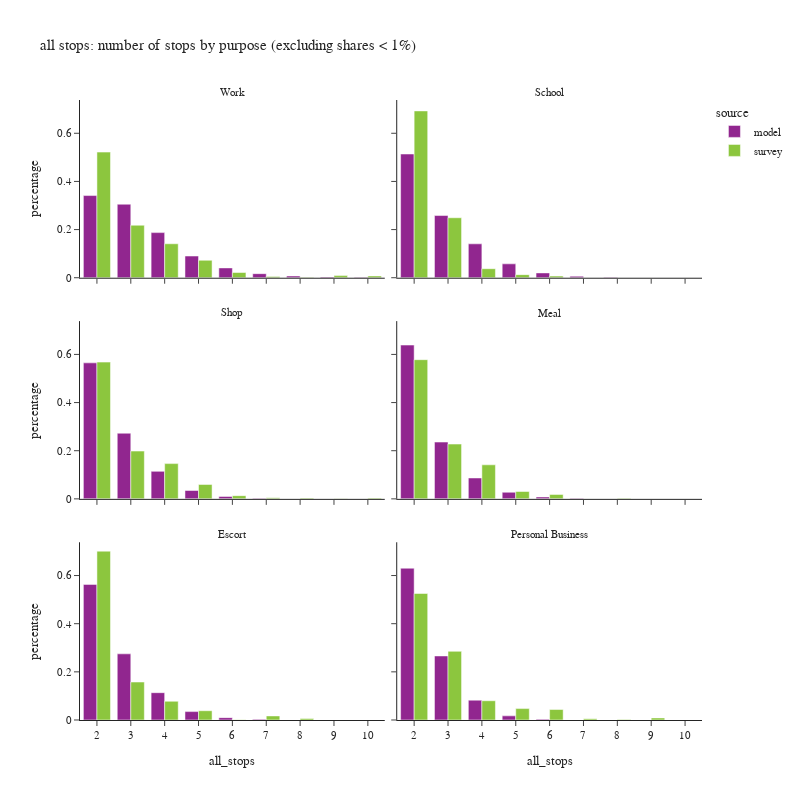

Notebook code cell kept with this figure:
### Code cell
df_plot = df_tour.groupby(['all_stops','pdpurp_label','source'])['toexpfac'].sum().reset_index()
df_plot['percentage'] = df_plot.groupby(['pdpurp_label','source'], group_keys=False)['toexpfac']. \
    apply(lambda x: x / float(x.sum()))
df_plot2 = df_plot.loc[(df_plot['percentage'] > 0.001) & (df_plot['all_stops'] <= 10)]

fig = px.bar(df_plot2.sort_values(['source','pdpurp_label']),
             x="all_stops", y="percentage", color="source",barmode="group",
             facet_col='pdpurp_label', facet_col_wrap=2,
             hover_data=['toexpfac'],
             title="all stops: number of stops by purpose (excluding shares < 1%)")
fig.update_layout(height=800, width=800)
fig.for_each_annotation(lambda a: a.update(text = a.text.split("=")[-1]))
fig.for_each_xaxis(lambda a: a.update(dict(dtick = 1, categoryorder='category ascending')))
fig.show()

### Figure 1 — Plotly figure (JSON) as saved in the notebook; plotly's stock layout.template omitted (floating-point values rounded to 4 significant figures)
{"data": [{"alignmentgroup": "True", "customdata": [[747900.0], [669100.0], [410600.0], [197500.0], [89430.0], [37070.0], [15790.0], [7794.0], [4775.0]], "hovertemplate": "source=model<br>pdpurp_label=Work<br>all_stops=%{x}<br>percentage=%{y}<br>toexpfac=%{customdata[0]}<extra></extra>", "legendgroup": "model", "marker": {"color": "#91268F", "pattern": {"shape": ""}}, "name": "model", "offsetgroup": "model", "orientation": "v", "showlegend": true, "textposition": "auto", "type": "bar", "x": [2, 3, 4, 5, 6, 7, 8, 9, 10], "xaxis": "x5", "y": [0.3413, 0.3054, 0.1874, 0.09012, 0.04082, 0.01692, 0.007205, 0.003557, 0.002179], "yaxis": "y5"}, {"alignmentgroup": "True", "customdata": [[375200.0], [188600.0], [102800.0], [42110.0], [14580.0], [4464.0], [1283.0]], "hovertemplate": "source=model<br>pdpurp_label=School<br>all_stops=%{x}<br>percentage=%{y}<br>toexpfac=%{customdata[0]}<extra></extra>", "legendgroup": "model", "marker": {"color": "#91268F", "pattern": {"shape": ""}}, "name": "model", "offsetgroup": "model", "orientation": "v", "showlegend": false, "textposition": "auto", "type": "bar", "x": [2, 3, 4, 5, 6, 7, 8], "xaxis": "x6", "y": [0.5138, 0.2583, 0.1408, 0.05767, 0.01998, 0.006114, 0.001757], "yaxis": "y6"}, {"alignmentgroup": "True", "customdata": [[569900.0], [275000.0], [115200.0], [35100.0], [10170.0], [2589.0]], "hovertemplate": "source=model<br>pdpurp_label=Shop<br>all_stops=%{x}<br>percentage=%{y}<br>toexpfac=%{customdata[0]}<extra></extra>", "legendgroup": "model", "marker": {"color": "#91268F", "pattern": {"shape": ""}}, "name": "model", "offsetgroup": "model", "orientation": "v", "showlegend": false, "textposition": "auto", "type": "bar", "x": [2, 3, 4, 5, 6, 7], "xaxis": "x3", "y": [0.5649, 0.2726, 0.1142, 0.0348, 0.01008, 0.002566], "yaxis": "y3"}, {"alignmentgroup": "True", "customdata": [[350000.0], [129300.0], [47540.0], [15020.0], [4354.0], [1205.0]], "hovertemplate": "source=model<br>pdpurp_label=Meal<br>all_stops=%{x}<br>percentage=%{y}<br>toexpfac=%{customdata[0]}<extra></extra>", "legendgroup": "model", "marker": {"color": "#91268F", "pattern": {"shape": ""}}, "name": "model", "offsetgroup": "model", "orientation": "v", "showlegend": false, "textposition": "auto", "type": "bar", "x": [2, 3, 4, 5, 6, 7], "xaxis": "x4", "y": [0.6388, 0.2359, 0.08678, 0.02742, 0.007947, 0.002199], "yaxis": "y4"}, {"alignmentgroup": "True", "customdata": [[461100.0], [224900.0], [92850.0], [28580.0], [8034.0], [2153.0]], "hovertemplate": "source=model<br>pdpurp_label=Escort<br>all_stops=%{x}<br>percentage=%{y}<br>toexpfac=%{customdata[0]}<extra></extra>", "legendgroup": "model", "marker": {"color": "#91268F", "pattern": {"shape": ""}}, "name": "model", "offsetgroup": "model", "orientation": "v", "showlegend": false, "textposition": "auto", "type": "bar", "x": [2, 3, 4, 5, 6, 7], "xaxis": "x", "y": [0.5633, 0.2747, 0.1134, 0.03492, 0.009815, 0.00263], "yaxis": "y"}, {"alignmentgroup": "True", "customdata": [[342000.0], [144400.0], [44740.0], [9305.0], [1728.0]], "hovertemplate": "source=model<br>pdpurp_label=Personal Business<br>all_stops=%{x}<br>percentage=%{y}<br>toexpfac=%{customdata[0]}<extra></extra>", "legendgroup": "model", "marker": {"color": "#91268F", "pattern": {"shape": ""}}, "name": "model", "offsetgroup": "model", "orientation": "v", "showlegend": false, "textposition": "auto", "type": "bar", "x": [2, 3, 4, 5, 6], "xaxis": "x2", "y": [0.6304, 0.2661, 0.08247, 0.01715, 0.003185], "yaxis": "y2"}, {"alignmentgroup": "True", "customdata": [[724900.0], [303000.0], [195900.0], [100700.0], [30080.0], [7292.0], [2342.0], [12180.0], [10310.0]], "hovertemplate": "source=survey<br>pdpurp_label=Work<br>all_stops=%{x}<br>percentage=%{y}<br>toexpfac=%{customdata[0]}<extra></extra>", "legendgroup": "survey", "marker": {"color": "#8CC63E", "pattern": {"shape": ""}}, "name": "survey", "offsetgroup": "survey", "orientation": "v", "showlegend": true, "textposition": "auto", "type": "bar", "x": [2, 3, 4, 5, 6, 7, 8, 9, 10], "xaxis": "x5", "y": [0.5218, 0.2181, 0.141, 0.07246, 0.02166, 0.005249, 0.001686, 0.008768, 0.007419], "yaxis": "y5"}, {"alignmentgroup": "True", "customdata": [[338900.0], [121900.0], [18370.0], [6294.0], [3328.0]], "hovertemplate": "source=survey<br>pdpurp_label=School<br>all_stops=%{x}<br>percentage=%{y}<br>toexpfac=%{customdata[0]}<extra></extra>", "legendgroup": "survey", "marker": {"color": "#8CC63E", "pattern": {"shape": ""}}, "name": "survey", "offsetgroup": "survey", "orientation": "v", "showlegend": false, "textposition": "auto", "type": "bar", "x": [2, 3, 4, 5, 6], "xaxis": "x6", "y": [0.6929, 0.2492, 0.03755, 0.01287, 0.006804], "yaxis": "y6"}, {"alignmentgroup": "True", "customdata": [[370800.0], [129600.0], [95580.0], [39010.0], [8743.0], [3197.0], [2329.0], [1082.0], [2491.0]], "hovertemplate": "source=survey<br>pdpurp_label=Shop<br>all_stops=%{x}<br>percentage=%{y}<br>toexpfac=%{customdata[0]}<extra></extra>", "legendgroup": "survey", "marker": {"color": "#8CC63E", "pattern": {"shape": ""}}, "name": "survey", "offsetgroup": "survey", "orientation": "v", "showlegend": false, "textposition": "auto", "type": "bar", "x": [2, 3, 4, 5, 6, 7, 8, 9, 10], "xaxis": "x3", "y": [0.568, 0.1985, 0.1464, 0.05975, 0.01339, 0.004897, 0.003567, 0.001658, 0.003815], "yaxis": "y3"}, {"alignmentgroup": "True", "customdata": [[203000.0], [79910.0], [49640.0], [10720.0], [6456.0], [1011.0]], "hovertemplate": "source=survey<br>pdpurp_label=Meal<br>all_stops=%{x}<br>percentage=%{y}<br>toexpfac=%{customdata[0]}<extra></extra>", "legendgroup": "survey", "marker": {"color": "#8CC63E", "pattern": {"shape": ""}}, "name": "survey", "offsetgroup": "survey", "orientation": "v", "showlegend": false, "textposition": "auto", "type": "bar", "x": [2, 3, 4, 5, 6, 8], "xaxis": "x4", "y": [0.5782, 0.2276, 0.1414, 0.03054, 0.01839, 0.002878], "yaxis": "y4"}, {"alignmentgroup": "True", "customdata": [[382200.0], [85910.0], [42370.0], [20990.0], [720.2], [9197.0], [3358.0]], "hovertemplate": "source=survey<br>pdpurp_label=Escort<br>all_stops=%{x}<br>percentage=%{y}<br>toexpfac=%{customdata[0]}<extra></extra>", "legendgroup": "survey", "marker": {"color": "#8CC63E", "pattern": {"shape": ""}}, "name": "survey", "offsetgroup": "survey", "orientation": "v", "showlegend": false, "textposition": "auto", "type": "bar", "x": [2, 3, 4, 5, 6, 7, 8], "xaxis": "x", "y": [0.7013, 0.1577, 0.07775, 0.03852, 0.001322, 0.01688, 0.006163], "yaxis": "y"}, {"alignmentgroup": "True", "customdata": [[181900.0], [98730.0], [27680.0], [16400.0], [15060.0], [1797.0], [547.6], [3016.0]], "hovertemplate": "source=survey<br>pdpurp_label=Personal Business<br>all_stops=%{x}<br>percentage=%{y}<br>toexpfac=%{customdata[0]}<extra></extra>", "legendgroup": "survey", "marker": {"color": "#8CC63E", "pattern": {"shape": ""}}, "name": "survey", "offsetgroup": "survey", "orientation": "v", "showlegend": false, "textposition": "auto", "type": "bar", "x": [2, 3, 4, 5, 6, 7, 8, 9], "xaxis": "x2", "y": [0.5254, 0.2853, 0.07999, 0.0474, 0.04351, 0.005191, 0.001582, 0.008715], "yaxis": "y2"}], "layout": {"annotations": [{"font": {}, "showarrow": false, "text": "Escort", "x": 0.245, "xanchor": "center", "xref": "paper", "y": 0.2867, "yanchor": "bottom", "yref": "paper"}, {"font": {}, "showarrow": false, "text": "Personal Business", "x": 0.755, "xanchor": "center", "xref": "paper", "y": 0.2867, "yanchor": "bottom", "yref": "paper"}, {"font": {}, "showarrow": false, "text": "Shop", "x": 0.245, "xanchor": "center", "xref": "paper", "y": 0.6433, "yanchor": "bottom", "yref": "paper"}, {"font": {}, "showarrow": false, "text": "Meal", "x": 0.755, "xanchor": "center", "xref": "paper", "y": 0.6433, "yanchor": "bottom", "yref": "paper"}, {"font": {}, "showarrow": false, "text": "Work", "x": 0.245, "xanchor": "center", "xref": "paper", "y": 1.0, "yanchor": "bottom", "yref": "paper"}, {"font": {}, "showarrow": false, "text": "School", "x": 0.755, "xanchor": "center", "xref": "paper", "y": 1.0, "yanchor": "bottom", "yref": "paper"}], "barmode": "group", "height": 800, "legend": {"title": {"text": "source"}, "tracegroupgap": 0}, "title": {"text": "all stops: number of stops by purpose (excluding shares < 1%)"}, "width": 800, "xaxis": {"anchor": "y", "categoryorder": "category ascending", "domain": [0.0, 0.49], "dtick": 1, "title": {"text": "all_stops"}}, "xaxis2": {"anchor": "y2", "categoryorder": "category ascending", "domain": [0.51, 1.0], "dtick": 1, "matches": "x", "title": {"text": "all_stops"}}, "xaxis3": {"anchor": "y3", "categoryorder": "category ascending", "domain": [0.0, 0.49], "dtick": 1, "matches": "x", "showticklabels": false}, "xaxis4": {"anchor": "y4", "categoryorder": "category ascending", "domain": [0.51, 1.0], "dtick": 1, "matches": "x", "showticklabels": false}, "xaxis5": {"anchor": "y5", "categoryorder": "category ascending", "domain": [0.0, 0.49], "dtick": 1, "matches": "x", "showticklabels": false}, "xaxis6": {"anchor": "y6", "categoryorder": "category ascending", "domain": [0.51, 1.0], "dtick": 1, "matches": "x", "showticklabels": false}, "yaxis": {"anchor": "x", "domain": [0.0, 0.2867], "title": {"text": "percentage"}}, "yaxis2": {"anchor": "x2", "domain": [0.0, 0.2867], "matches": "y", "showticklabels": false}, "yaxis3": {"anchor": "x3", "domain": [0.3567, 0.6433], "matches": "y", "title": {"text": "percentage"}}, "yaxis4": {"anchor": "x4", "domain": [0.3567, 0.6433], "matches": "y", "showticklabels": false}, "yaxis5": {"anchor": "x5", "domain": [0.7133, 1.0], "matches": "y", "title": {"text": "percentage"}}, "yaxis6": {"anchor": "x6", "domain": [0.7133, 1.0], "matches": "y", "showticklabels": false}}}
